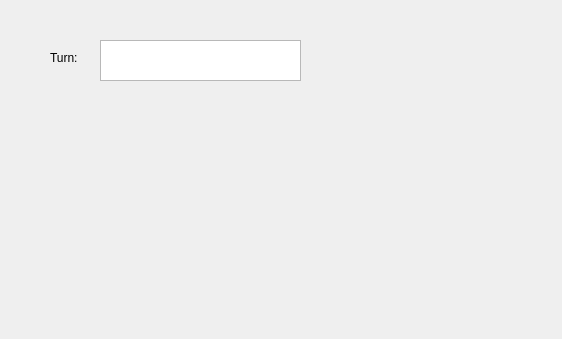
<?xml version="1.0" encoding="UTF-8"?>
<ui version="4.0">
 <class>GameTurnInfo</class>
 <widget class="QDialog" name="GameTurnInfo">
  <property name="geometry">
   <rect>
    <x>0</x>
    <y>0</y>
    <width>562</width>
    <height>339</height>
   </rect>
  </property>
  <property name="windowTitle">
   <string>GameTurnInfo</string>
  </property>
  <widget class="QLabel" name="Turn">
   <property name="geometry">
    <rect>
     <x>50</x>
     <y>50</y>
     <width>53</width>
     <height>16</height>
    </rect>
   </property>
   <property name="text">
    <string>Turn:</string>
   </property>
  </widget>
  <widget class="QPlainTextEdit" name="turnInfoEdit">
   <property name="geometry">
    <rect>
     <x>100</x>
     <y>40</y>
     <width>201</width>
     <height>41</height>
    </rect>
   </property>
  </widget>
 </widget>
 <layoutdefault spacing="6" margin="11"/>
 <resources/>
 <connections/>
</ui>
